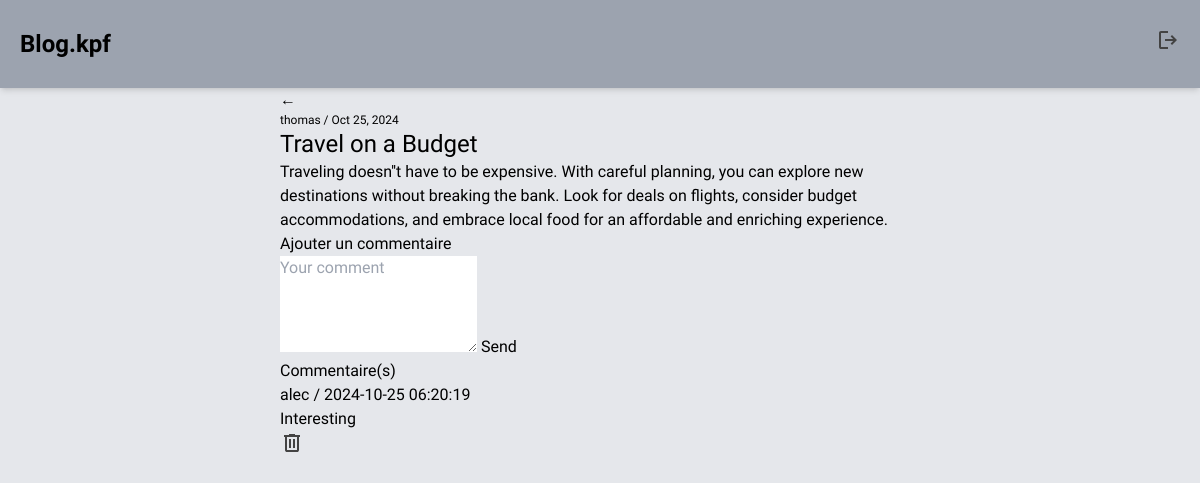
Page /article.php?id=30 (signed in) on the committed database.
### tables this page shows
CREATE TABLE IF NOT EXISTS `article` (
  `id_article` int NOT NULL AUTO_INCREMENT,
  `titre` varchar(255) NOT NULL,
  `description` text NOT NULL,
  `date_article` timestamp NULL DEFAULT CURRENT_TIMESTAMP,
  `id_utilisateur` int DEFAULT NULL,
  PRIMARY KEY (`id_article`),
  KEY `id_utilisateur` (`id_utilisateur`)
);

CREATE TABLE IF NOT EXISTS `utilisateur` (
  `id_utilisateur` int NOT NULL AUTO_INCREMENT,
  `email` varchar(255) NOT NULL,
  `mdp` varchar(255) NOT NULL,
  `pseudo` varchar(100) NOT NULL,
  `admin` tinyint(1) DEFAULT '0',
  PRIMARY KEY (`id_utilisateur`),
  UNIQUE KEY `email` (`email`(191))
);

CREATE TABLE IF NOT EXISTS `commentaire` (
  `id_commentaire` int NOT NULL AUTO_INCREMENT,
  `contenu` text NOT NULL,
  `date` timestamp NULL DEFAULT CURRENT_TIMESTAMP,
  `id_article` int DEFAULT NULL,
  `pseudo` varchar(100) NOT NULL,
  `id_utilisateur` int DEFAULT NULL,
  PRIMARY KEY (`id_commentaire`),
  KEY `id_article` (`id_article`),
  KEY `id_utilisateur` (`id_utilisateur`)
);

### src/article.php (the view, shortened to what this page needs)
<?php
require_once('header.php');
$id = isset($_GET['id']) ? (int)$_GET['id'] : 0;
$stmt = $con->prepare("
        SELECT *, DATE_FORMAT(article.date_article, '%b %d, %Y') AS date_formatee
        FROM article
        LEFT JOIN utilisateur ON article.id_utilisateur = utilisateur.id_utilisateur
        LEFT JOIN reference ON article.id_article = reference.id_article
        LEFT JOIN categorie ON reference.id_categorie = categorie.id_categorie
        WHERE article.id_article = :id
;");
$stmt->bindValue(':id', $id, PDO::PARAM_INT);
$stmt->execute();
$article = $stmt->fetchAll(PDO::FETCH_ASSOC);
$stmtComments = $con->prepare("SELECT * FROM commentaire c
    JOIN utilisateur u ON c.id_utilisateur = u.id_utilisateur
    WHERE c.id_article = :id
    ORDER BY c.date DESC");
$stmtComments->bindValue(':id', $id, PDO::PARAM_INT);
$stmtComments->execute();
$comments = $stmtComments->fetchAll(PDO::FETCH_ASSOC);
?>
<!DOCTYPE html>
<html lang="">
<head>
    <link rel="stylesheet" href="style.css">
</head>
<body>
<main class="max-w-2xl m-auto px-4">
    <a href="home.php" class="return-button">
        <div class="circle">
            <span class="arrow">&larr;</span>
        </div>
    </a>
    <div>
        <div class="text-xs">
            <p><?php echo htmlspecialchars($article[0]['pseudo']); ?> / <?php echo htmlspecialchars($article[0]['date_formatee']);?></p>
        </div>
        <h1 class="text-2xl"><?php echo htmlspecialchars($article[0]['titre']); ?></h1>
        <p><?php echo nl2br(htmlspecialchars($article[0]['description'])); ?></p>
    </div>
    <div class="add-comment-block">
        <h3>Ajouter un commentaire</h3>
        <form method="POST">
            <textarea name="comment" rows="4" placeholder="Your comment"></textarea>
            <input type="submit" value="Send">
        </form>
    </div>
    <div class="comments-block">
        <h3>Commentaire(s)</h3>
        <?php foreach ($comments as $comment): ?>
            <div class="comment">
                <?php echo htmlspecialchars($comment['pseudo']); ?> / <?php echo htmlspecialchars($comment['date']); ?>
                <p><?php echo nl2br(htmlspecialchars($comment['contenu'])); ?></p>
                <?php
                    if(strtolower($comment['pseudo']) == strtolower($_SESSION["pseudo"])): ?>
                        <form method="post">
                            <button type="submit" name="delete-article"><img src="./images/icons/gi_delete.svg" alt="delete-icon"></button>
                        </form>
                <?php endif; ?>
            </div>
        <?php endforeach; ?>
    </div>
</main>
</body>
</html>

### rows in the picture
article: id_utilisateur.pseudo "thomas", titre "Travel on a Budget", description "Traveling doesn''t have to be expensive. With careful planning, you can explore new destinations without breaking the bank. Look for deals on flights, consider budget accommodations, and embrace local food for an affordable and enriching experience."
commentaire: id_utilisateur.pseudo "alec", date "2024-10-25 06:20:19", contenu "Interesting"

### other values in the picture
$article[0]['date_formatee'] "Oct 25, 2024"
